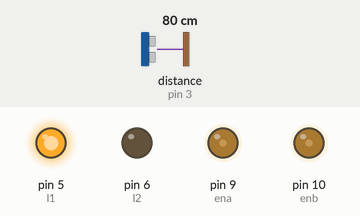
This sketch was run on a simulated Arduino Uno, built with avr-gcc and run on an emulated ATmega328P. Shown: output pins drawn as LEDs (lit = HIGH). Wiring (inferred from the names in the program): ultrasonic range finder: trigger pin 4; echo pin 3. Inputs (shaded band) come from the test bench; at power-on: distance to the obstacle (sensor on pin 3) 80 cm. The echo pulse lasts 58.3 µs per cm; random numbers use the default seed unless the sketch sets one; pins used as bus, display or sensor lines are not drawn.

Above: at 1.2 s.
1.3 s: distance to the obstacle (sensor on pin 3) set to 54 cm
2.8 s: distance to the obstacle (sensor on pin 3) set to 49 cm
At 4.46 s:
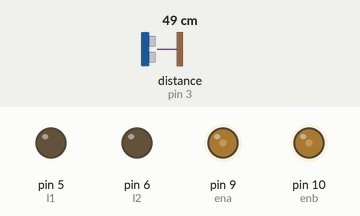
5.8 s: distance to the obstacle (sensor on pin 3) set to 60 cm
Timing chart, 0 to 8.8 s (numbered marks = the images above; inputs shaded):
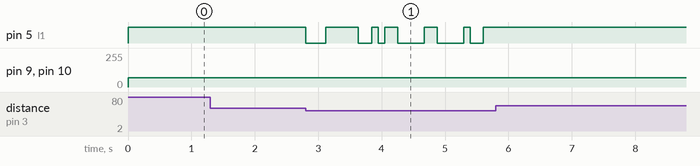

The sketch:

FunctionAddedUltrasonic.ino
```cpp
#define trigPin 4
#define echoPin 3
#include <stdlib.h>
int l1 = 5;
int l2 = 6;
int r1 = 7;
int r2 = 8;
int ena = 9;
int enb = 10;

void setup() {
  // put your setup code here, to run once:
  Serial.begin(9600);
  pinMode(ena, OUTPUT);
  pinMode(l1, OUTPUT);
  pinMode(l2, OUTPUT);
  pinMode(r1, OUTPUT);
  pinMode(r2, OUTPUT);
  pinMode(enb, OUTPUT);
  Serial.begin(9600);
  pinMode(trigPin, OUTPUT);
  pinMode(echoPin, INPUT);
}

void goForward() {

  digitalWrite(l1, HIGH);
  digitalWrite(l2, LOW);
  digitalWrite(r1, LOW);
  digitalWrite(r2, HIGH);
}
void goStop() {
  digitalWrite(l1, LOW);
  digitalWrite(l2, LOW);
  digitalWrite(r1, LOW);
  digitalWrite(r2, LOW);
}
void turnLeft() {
  digitalWrite(l1, LOW);
  digitalWrite(l2, LOW);
  digitalWrite(r1, HIGH);
  digitalWrite(r2, LOW);
  delay(100);
  }
void turnRight() {
  digitalWrite(l1, HIGH);
  digitalWrite(l2, LOW);
  digitalWrite(r1, LOW);
  digitalWrite(r2, LOW);
  delay(100);
}


long calculateTriggerDistance() {
  long duration, distance;
  digitalWrite(trigPin, LOW);
  delayMicroseconds(100);

  digitalWrite(trigPin, HIGH);
  delayMicroseconds(10);

  digitalWrite(trigPin, LOW);
  duration = pulseIn(echoPin, HIGH);
  distance = (duration / 2) / 29.1;
  return distance;
}
void setSpeed(int speed) {
  analogWrite(ena, speed);
  analogWrite(enb, speed);
}
int generateSide() {

  long randomSide = random(100) % 2;
  return randomSide;
}
void loop() {
  long distance = calculateTriggerDistance();

  if (distance > 300) {
    setSpeed(180);
    goForward();
  } else if (distance > 120) {
    setSpeed(100);
    goForward();
  } else if (distance > 50) {
    setSpeed(70);
    goForward();
  } else {
    goStop();
    if (generateSide() == 1) {
      turnLeft();
    } else {
      turnRight();
    }
  }
}
```

Measured:
- the behaviour switches between 52 and 51 cm on distance to the obstacle (sensor on pin 3) (found by bisection; images 0 and 1)
- after the input at 1.3 s, every drawn part: stays the same
- after the input at 2.8 s, pin 5 (l1): HIGH → LOW at once, → HIGH 0.31 s later, → LOW 0.52 s later, → HIGH 0.21 s later, … (12 changes in this stretch)
- after the input at 5.8 s, every drawn part: stays the same
